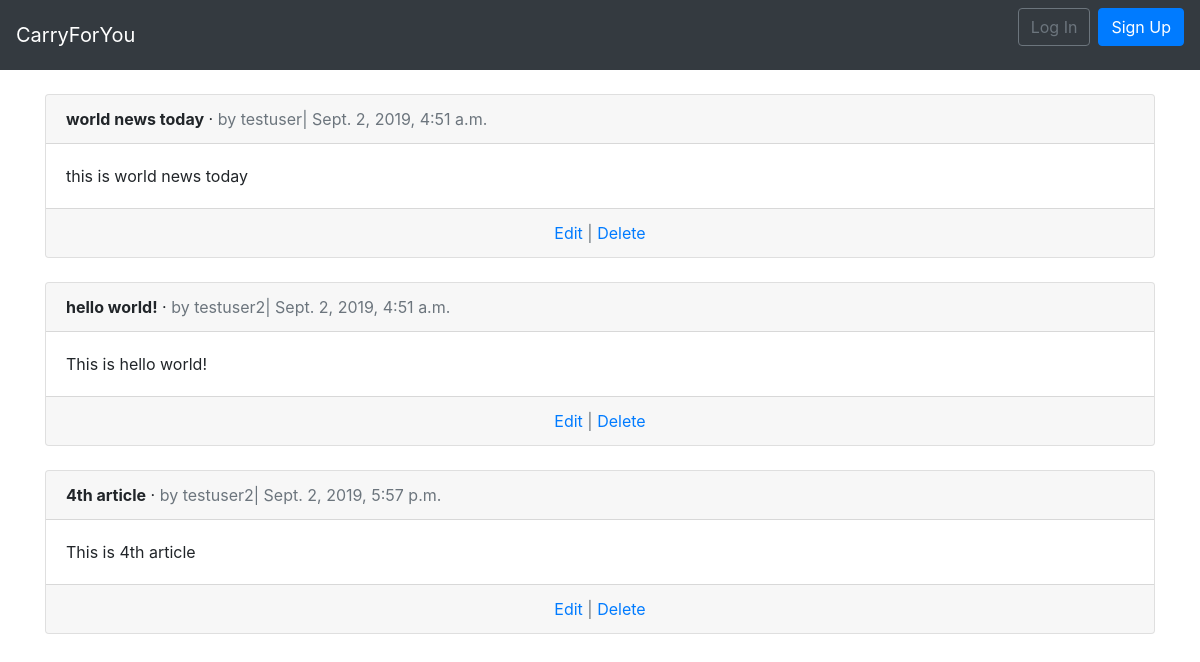
/posts/, run on the app's committed database.
### posts/models.py (models this page shows, shortened)
class Post(models.Model):
    title = models.CharField(max_length=255)
    body = models.TextField()
    date = models.DateTimeField(auto_now_add=True)
    author = models.ForeignKey(
        get_user_model(),
        on_delete= models.CASCADE,
    )

### users/models.py (models this page shows)
class CustomUser(AbstractUser):
    num_bags = models.PositiveIntegerField(null=True, blank=True)

### posts/views.py (the view)
# urls.py: path('', PostListView.as_view(), name='post_list'),
class PostListView(ListView):
    model = Post
    template_name = 'post_list.html'

### templates/post_list.html (shortened to what this page needs)
{% extends 'base.html' %}
{% block content %}
    {% for post in object_list %}
        <div class="card">
            <div class="card-header">
                <span class="font-weight-bold">{{ post.title }}</span> &middot;
                <span class="text-muted">by {{ post.author }}| {{ post.date }}</span>
            </div>
            <div class="card-body">
                {{ post.body }}
            </div>
            <div class="card-footer text-center text-muted">
                <a href="{% url 'post_edit' post.pk %}">Edit</a> |
                <a href="{% url 'post_delete' post.pk %}">Delete</a>
            </div>
        </div>
        <br />
    {% endfor %}
{% endblock content %}

### templates/base.html (shortened to what this page needs)
<html>
<head>
    <link rel="stylesheet" href="https://stackpath.bootstrapcdn.com/bootstrap/4.3.1/css/bootstrap.min.css">
</head>
<body>
    <nav class="navbar navbar-expand-md navbar-dark bg-dark mb-4">
        <a class="navbar-brand" href="{% url 'home' %}">CarryForYou</a>
            {% if user.is_authenticated %}
            <ul class="navbar-nav mr-auto">
                <li class="nav-item">
                    <a href="{% url 'post_new' %}">+ New</a>
                </li>
            </ul>
        <button class="navbar-toggler" type="button" data-toggle="collapse" data-target="#navbarCollapse"
                aria-controls="navbarCollapse" aria-expanded="false" aria-label="Toggle navigation">
            <span class="navbar-toggler-icon"></span>
        </button>
        <div class="collapsse navbar-collapse" id="navbarCollapse">
                <ul class="navbar-nav ml-auto">
                    <li class="nav-item">
                        <a class="nav-link dropdown-toggle" href="#" id="userMenu" data-toggle="dropdown"
                           aria-haspopup="true" aria-expanded="false">
                            {{ user.username }}
                        </a>
                            <div class="dropdown-menu dropdown-menu-right" aria-labelledby="userMenu">
                                <a class="dropdown-item" href="{% url 'password_change' %}">Change password</a>
                                <div class="dropdown-divider"></div>
                                <a class="dropdown-item" href="{% url 'logout' %}">Log Out</a>
                            </div>
                    </li>
                </ul>
            {% else %}
                <form class="form-inline ml-auto">
                    <a href="{% url 'login' %}" class="btn btn-outline-secondary">Log In</a>
                    <a href="{% url 'signup' %}" class="btn btn-primary ml-2">Sign Up</a>
                </form>
            {% endif %}
    </nav>
    <div class="container">
        {% block content %}
        {% endblock content %}
    </div>
</body>
</html>

### data on the page
Post: title "world news today", author "testuser", date "Sept. 2, 2019, 4:51 a.m.", body "this is world news today"
Post: title "hello world!", author "testuser2", date "Sept. 2, 2019, 4:51 a.m.", body "This is hello world!"
Post: title "4th article", author "testuser2", date "Sept. 2, 2019, 5:57 p.m.", body "This is 4th article"
